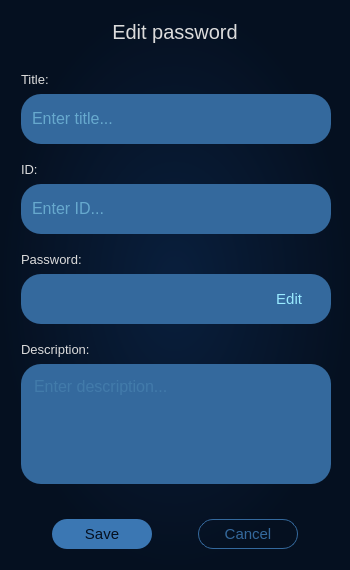
<?xml version="1.0" encoding="UTF-8"?>
<ui version="4.0">
 <class>EditPass</class>
 <widget class="QDialog" name="EditPass">
  <property name="geometry">
   <rect>
    <x>0</x>
    <y>0</y>
    <width>350</width>
    <height>570</height>
   </rect>
  </property>
  <property name="minimumSize">
   <size>
    <width>350</width>
    <height>570</height>
   </size>
  </property>
  <property name="maximumSize">
   <size>
    <width>350</width>
    <height>570</height>
   </size>
  </property>
  <property name="windowTitle">
   <string>Dialog</string>
  </property>
  <property name="styleSheet">
   <string notr="true">*{
	font-family: &quot;Segoe UI&quot;;
}

#EditPass{
	background-color: qradialgradient(spread:pad, cx:0.5, cy:0.5, radius:0.5, fx:0.5, fy:0.5, stop:0 rgba(9, 31, 61, 255), stop:1 rgba(5, 16, 32, 255));
}

#upperWidget QLabel{
	color: rgb(220, 220, 220);
	font-size: 15pt;
}

#mainWidget QFrame{
	background-color: rgb(52, 105, 157);
	border-radius: 20px;
}

#mainWidget QLineEdit{
	background-color: rgb(52, 105, 157);
	color: rgb(153, 234, 255);
    border: no-border;
 }

#mainWidget QLineEdit[text=&quot;&quot;]{
	color: rgba(153, 234, 255, 60);
}

#mainWidget QTextEdit{
	color: rgba(153, 234, 255, 70);
}

#mainWidget QLabel{
	color: rgb(220, 220, 220);
	font-size: 10pt;
	background: none;
}

#saveButton {
	border-radius: 15px;
	background-color: rgb(59, 119, 179);
	color: rgb(5, 16, 32);
}

#saveButton:hover {
	background-color: rgb(70, 143, 212);
}

#saveButton:pressed{
	background-color: rgb(59, 119, 179);
}

#cancelButton {
	border-radius: 15px;
	border: 1px solid rgb(52, 105, 157);
	color: rgb(52, 105, 157);
}

#cancelButton:hover {
	border-color: rgb(70, 143, 212);
	color: rgb(70, 143, 212);
}

#cancelButton:pressed{
	border-color: rgb(52, 105, 157);
	color: rgb(52, 105, 157);
}</string>
  </property>
  <layout class="QVBoxLayout" name="verticalLayout">
   <item>
    <widget class="QWidget" name="upperWidget" native="true">
     <layout class="QHBoxLayout" name="horizontalLayout">
      <item>
       <spacer name="leftSpacer">
        <property name="orientation">
         <enum>Qt::Horizontal</enum>
        </property>
        <property name="sizeHint" stdset="0">
         <size>
          <width>86</width>
          <height>20</height>
         </size>
        </property>
       </spacer>
      </item>
      <item>
       <widget class="QLabel" name="titleLabel_2">
        <property name="font">
         <font>
          <family>Segoe UI</family>
          <pointsize>15</pointsize>
         </font>
        </property>
        <property name="text">
         <string>Edit password</string>
        </property>
        <property name="alignment">
         <set>Qt::AlignCenter</set>
        </property>
       </widget>
      </item>
      <item>
       <spacer name="rightSpacer">
        <property name="orientation">
         <enum>Qt::Horizontal</enum>
        </property>
        <property name="sizeHint" stdset="0">
         <size>
          <width>86</width>
          <height>20</height>
         </size>
        </property>
       </spacer>
      </item>
     </layout>
    </widget>
   </item>
   <item>
    <widget class="QWidget" name="mainWidget" native="true">
     <property name="sizePolicy">
      <sizepolicy hsizetype="Preferred" vsizetype="Expanding">
       <horstretch>0</horstretch>
       <verstretch>0</verstretch>
      </sizepolicy>
     </property>
     <widget class="QLabel" name="titleLabel">
      <property name="geometry">
       <rect>
        <x>10</x>
        <y>10</y>
        <width>100</width>
        <height>20</height>
       </rect>
      </property>
      <property name="sizePolicy">
       <sizepolicy hsizetype="Preferred" vsizetype="Preferred">
        <horstretch>0</horstretch>
        <verstretch>0</verstretch>
       </sizepolicy>
      </property>
      <property name="font">
       <font>
        <family>Segoe UI</family>
        <pointsize>10</pointsize>
       </font>
      </property>
      <property name="text">
       <string>Title:</string>
      </property>
     </widget>
     <widget class="QFrame" name="titleFrame">
      <property name="geometry">
       <rect>
        <x>10</x>
        <y>35</y>
        <width>310</width>
        <height>50</height>
       </rect>
      </property>
      <property name="minimumSize">
       <size>
        <width>0</width>
        <height>50</height>
       </size>
      </property>
      <property name="maximumSize">
       <size>
        <width>16777215</width>
        <height>50</height>
       </size>
      </property>
      <property name="styleSheet">
       <string notr="true"/>
      </property>
      <property name="frameShape">
       <enum>QFrame::StyledPanel</enum>
      </property>
      <property name="frameShadow">
       <enum>QFrame::Raised</enum>
      </property>
      <layout class="QVBoxLayout" name="verticalLayout_3">
       <item>
        <widget class="QLineEdit" name="titleLineEdit">
         <property name="minimumSize">
          <size>
           <width>200</width>
           <height>0</height>
          </size>
         </property>
         <property name="palette">
          <palette>
           <active>
            <colorrole role="WindowText">
             <brush brushstyle="SolidPattern">
              <color alpha="60">
               <red>153</red>
               <green>234</green>
               <blue>255</blue>
              </color>
             </brush>
            </colorrole>
            <colorrole role="Button">
             <brush brushstyle="SolidPattern">
              <color alpha="255">
               <red>52</red>
               <green>105</green>
               <blue>157</blue>
              </color>
             </brush>
            </colorrole>
            <colorrole role="Text">
             <brush brushstyle="SolidPattern">
              <color alpha="60">
               <red>153</red>
               <green>234</green>
               <blue>255</blue>
              </color>
             </brush>
            </colorrole>
            <colorrole role="ButtonText">
             <brush brushstyle="SolidPattern">
              <color alpha="60">
               <red>153</red>
               <green>234</green>
               <blue>255</blue>
              </color>
             </brush>
            </colorrole>
            <colorrole role="Base">
             <brush brushstyle="SolidPattern">
              <color alpha="255">
               <red>52</red>
               <green>105</green>
               <blue>157</blue>
              </color>
             </brush>
            </colorrole>
            <colorrole role="Window">
             <brush brushstyle="SolidPattern">
              <color alpha="255">
               <red>52</red>
               <green>105</green>
               <blue>157</blue>
              </color>
             </brush>
            </colorrole>
            <colorrole role="PlaceholderText">
             <brush brushstyle="SolidPattern">
              <color alpha="128">
               <red>153</red>
               <green>234</green>
               <blue>255</blue>
              </color>
             </brush>
            </colorrole>
           </active>
           <inactive>
            <colorrole role="WindowText">
             <brush brushstyle="SolidPattern">
              <color alpha="60">
               <red>153</red>
               <green>234</green>
               <blue>255</blue>
              </color>
             </brush>
            </colorrole>
            <colorrole role="Button">
             <brush brushstyle="SolidPattern">
              <color alpha="255">
               <red>52</red>
               <green>105</green>
               <blue>157</blue>
              </color>
             </brush>
            </colorrole>
            <colorrole role="Text">
             <brush brushstyle="SolidPattern">
              <color alpha="60">
               <red>153</red>
               <green>234</green>
               <blue>255</blue>
              </color>
             </brush>
            </colorrole>
            <colorrole role="ButtonText">
             <brush brushstyle="SolidPattern">
              <color alpha="60">
               <red>153</red>
               <green>234</green>
               <blue>255</blue>
              </color>
             </brush>
            </colorrole>
            <colorrole role="Base">
             <brush brushstyle="SolidPattern">
              <color alpha="255">
               <red>52</red>
               <green>105</green>
               <blue>157</blue>
              </color>
             </brush>
            </colorrole>
            <colorrole role="Window">
             <brush brushstyle="SolidPattern">
              <color alpha="255">
               <red>52</red>
               <green>105</green>
               <blue>157</blue>
              </color>
             </brush>
            </colorrole>
            <colorrole role="PlaceholderText">
             <brush brushstyle="SolidPattern">
              <color alpha="128">
               <red>153</red>
               <green>234</green>
               <blue>255</blue>
              </color>
             </brush>
            </colorrole>
           </inactive>
           <disabled>
            <colorrole role="WindowText">
             <brush brushstyle="SolidPattern">
              <color alpha="60">
               <red>153</red>
               <green>234</green>
               <blue>255</blue>
              </color>
             </brush>
            </colorrole>
            <colorrole role="Button">
             <brush brushstyle="SolidPattern">
              <color alpha="255">
               <red>52</red>
               <green>105</green>
               <blue>157</blue>
              </color>
             </brush>
            </colorrole>
            <colorrole role="Text">
             <brush brushstyle="SolidPattern">
              <color alpha="60">
               <red>153</red>
               <green>234</green>
               <blue>255</blue>
              </color>
             </brush>
            </colorrole>
            <colorrole role="ButtonText">
             <brush brushstyle="SolidPattern">
              <color alpha="60">
               <red>153</red>
               <green>234</green>
               <blue>255</blue>
              </color>
             </brush>
            </colorrole>
            <colorrole role="Base">
             <brush brushstyle="SolidPattern">
              <color alpha="255">
               <red>52</red>
               <green>105</green>
               <blue>157</blue>
              </color>
             </brush>
            </colorrole>
            <colorrole role="Window">
             <brush brushstyle="SolidPattern">
              <color alpha="255">
               <red>52</red>
               <green>105</green>
               <blue>157</blue>
              </color>
             </brush>
            </colorrole>
            <colorrole role="PlaceholderText">
             <brush brushstyle="SolidPattern">
              <color alpha="128">
               <red>153</red>
               <green>234</green>
               <blue>255</blue>
              </color>
             </brush>
            </colorrole>
           </disabled>
          </palette>
         </property>
         <property name="font">
          <font>
           <family>Segoe UI</family>
           <pointsize>12</pointsize>
          </font>
         </property>
         <property name="styleSheet">
          <string notr="true"/>
         </property>
         <property name="echoMode">
          <enum>QLineEdit::Normal</enum>
         </property>
         <property name="placeholderText">
          <string>Enter title...</string>
         </property>
        </widget>
       </item>
      </layout>
     </widget>
     <widget class="QLabel" name="idLabel">
      <property name="geometry">
       <rect>
        <x>10</x>
        <y>100</y>
        <width>100</width>
        <height>20</height>
       </rect>
      </property>
      <property name="sizePolicy">
       <sizepolicy hsizetype="Preferred" vsizetype="Preferred">
        <horstretch>0</horstretch>
        <verstretch>0</verstretch>
       </sizepolicy>
      </property>
      <property name="font">
       <font>
        <family>Segoe UI</family>
        <pointsize>10</pointsize>
       </font>
      </property>
      <property name="text">
       <string>ID:</string>
      </property>
     </widget>
     <widget class="QFrame" name="idFrame">
      <property name="geometry">
       <rect>
        <x>10</x>
        <y>125</y>
        <width>310</width>
        <height>50</height>
       </rect>
      </property>
      <property name="minimumSize">
       <size>
        <width>0</width>
        <height>50</height>
       </size>
      </property>
      <property name="maximumSize">
       <size>
        <width>16777215</width>
        <height>50</height>
       </size>
      </property>
      <property name="styleSheet">
       <string notr="true"/>
      </property>
      <property name="frameShape">
       <enum>QFrame::StyledPanel</enum>
      </property>
      <property name="frameShadow">
       <enum>QFrame::Raised</enum>
      </property>
      <layout class="QVBoxLayout" name="verticalLayout_4">
       <item>
        <widget class="QLineEdit" name="idLineEdit">
         <property name="minimumSize">
          <size>
           <width>200</width>
           <height>0</height>
          </size>
         </property>
         <property name="palette">
          <palette>
           <active>
            <colorrole role="WindowText">
             <brush brushstyle="SolidPattern">
              <color alpha="60">
               <red>153</red>
               <green>234</green>
               <blue>255</blue>
              </color>
             </brush>
            </colorrole>
            <colorrole role="Button">
             <brush brushstyle="SolidPattern">
              <color alpha="255">
               <red>52</red>
               <green>105</green>
               <blue>157</blue>
              </color>
             </brush>
            </colorrole>
            <colorrole role="Text">
             <brush brushstyle="SolidPattern">
              <color alpha="60">
               <red>153</red>
               <green>234</green>
               <blue>255</blue>
              </color>
             </brush>
            </colorrole>
            <colorrole role="ButtonText">
             <brush brushstyle="SolidPattern">
              <color alpha="60">
               <red>153</red>
               <green>234</green>
               <blue>255</blue>
              </color>
             </brush>
            </colorrole>
            <colorrole role="Base">
             <brush brushstyle="SolidPattern">
              <color alpha="255">
               <red>52</red>
               <green>105</green>
               <blue>157</blue>
              </color>
             </brush>
            </colorrole>
            <colorrole role="Window">
             <brush brushstyle="SolidPattern">
              <color alpha="255">
               <red>52</red>
               <green>105</green>
               <blue>157</blue>
              </color>
             </brush>
            </colorrole>
            <colorrole role="PlaceholderText">
             <brush brushstyle="SolidPattern">
              <color alpha="128">
               <red>153</red>
               <green>234</green>
               <blue>255</blue>
              </color>
             </brush>
            </colorrole>
           </active>
           <inactive>
            <colorrole role="WindowText">
             <brush brushstyle="SolidPattern">
              <color alpha="60">
               <red>153</red>
               <green>234</green>
               <blue>255</blue>
              </color>
             </brush>
            </colorrole>
            <colorrole role="Button">
             <brush brushstyle="SolidPattern">
              <color alpha="255">
               <red>52</red>
               <green>105</green>
               <blue>157</blue>
              </color>
             </brush>
            </colorrole>
            <colorrole role="Text">
             <brush brushstyle="SolidPattern">
              <color alpha="60">
               <red>153</red>
               <green>234</green>
               <blue>255</blue>
              </color>
             </brush>
            </colorrole>
            <colorrole role="ButtonText">
             <brush brushstyle="SolidPattern">
              <color alpha="60">
               <red>153</red>
               <green>234</green>
               <blue>255</blue>
              </color>
             </brush>
            </colorrole>
            <colorrole role="Base">
             <brush brushstyle="SolidPattern">
              <color alpha="255">
               <red>52</red>
               <green>105</green>
               <blue>157</blue>
              </color>
             </brush>
            </colorrole>
            <colorrole role="Window">
             <brush brushstyle="SolidPattern">
              <color alpha="255">
               <red>52</red>
               <green>105</green>
               <blue>157</blue>
              </color>
             </brush>
            </colorrole>
            <colorrole role="PlaceholderText">
             <brush brushstyle="SolidPattern">
              <color alpha="128">
               <red>153</red>
               <green>234</green>
               <blue>255</blue>
              </color>
             </brush>
            </colorrole>
           </inactive>
           <disabled>
            <colorrole role="WindowText">
             <brush brushstyle="SolidPattern">
              <color alpha="60">
               <red>153</red>
               <green>234</green>
               <blue>255</blue>
              </color>
             </brush>
            </colorrole>
            <colorrole role="Button">
             <brush brushstyle="SolidPattern">
              <color alpha="255">
               <red>52</red>
               <green>105</green>
               <blue>157</blue>
              </color>
             </brush>
            </colorrole>
            <colorrole role="Text">
             <brush brushstyle="SolidPattern">
              <color alpha="60">
               <red>153</red>
               <green>234</green>
               <blue>255</blue>
              </color>
             </brush>
            </colorrole>
            <colorrole role="ButtonText">
             <brush brushstyle="SolidPattern">
              <color alpha="60">
               <red>153</red>
               <green>234</green>
               <blue>255</blue>
              </color>
             </brush>
            </colorrole>
            <colorrole role="Base">
             <brush brushstyle="SolidPattern">
              <color alpha="255">
               <red>52</red>
               <green>105</green>
               <blue>157</blue>
              </color>
             </brush>
            </colorrole>
            <colorrole role="Window">
             <brush brushstyle="SolidPattern">
              <color alpha="255">
               <red>52</red>
               <green>105</green>
               <blue>157</blue>
              </color>
             </brush>
            </colorrole>
            <colorrole role="PlaceholderText">
             <brush brushstyle="SolidPattern">
              <color alpha="128">
               <red>153</red>
               <green>234</green>
               <blue>255</blue>
              </color>
             </brush>
            </colorrole>
           </disabled>
          </palette>
         </property>
         <property name="font">
          <font>
           <family>Segoe UI</family>
           <pointsize>12</pointsize>
          </font>
         </property>
         <property name="styleSheet">
          <string notr="true"/>
         </property>
         <property name="echoMode">
          <enum>QLineEdit::Normal</enum>
         </property>
         <property name="placeholderText">
          <string>Enter ID...</string>
         </property>
        </widget>
       </item>
      </layout>
     </widget>
     <widget class="QLabel" name="descriptionLabel">
      <property name="geometry">
       <rect>
        <x>10</x>
        <y>280</y>
        <width>100</width>
        <height>20</height>
       </rect>
      </property>
      <property name="sizePolicy">
       <sizepolicy hsizetype="Preferred" vsizetype="Preferred">
        <horstretch>0</horstretch>
        <verstretch>0</verstretch>
       </sizepolicy>
      </property>
      <property name="font">
       <font>
        <family>Segoe UI</family>
        <pointsize>10</pointsize>
       </font>
      </property>
      <property name="text">
       <string>Description:</string>
      </property>
     </widget>
     <widget class="QLabel" name="passwordLabel">
      <property name="geometry">
       <rect>
        <x>10</x>
        <y>190</y>
        <width>100</width>
        <height>20</height>
       </rect>
      </property>
      <property name="sizePolicy">
       <sizepolicy hsizetype="Preferred" vsizetype="Preferred">
        <horstretch>0</horstretch>
        <verstretch>0</verstretch>
       </sizepolicy>
      </property>
      <property name="font">
       <font>
        <family>Segoe UI</family>
        <pointsize>10</pointsize>
       </font>
      </property>
      <property name="text">
       <string>Password:</string>
      </property>
     </widget>
     <widget class="QFrame" name="passwordFrame">
      <property name="geometry">
       <rect>
        <x>10</x>
        <y>215</y>
        <width>310</width>
        <height>50</height>
       </rect>
      </property>
      <property name="styleSheet">
       <string notr="true"/>
      </property>
      <property name="frameShape">
       <enum>QFrame::StyledPanel</enum>
      </property>
      <property name="frameShadow">
       <enum>QFrame::Raised</enum>
      </property>
      <layout class="QHBoxLayout" name="horizontalLayout_2">
       <item>
        <widget class="QLineEdit" name="passwordLineEdit">
         <property name="enabled">
          <bool>false</bool>
         </property>
         <property name="minimumSize">
          <size>
           <width>200</width>
           <height>0</height>
          </size>
         </property>
         <property name="palette">
          <palette>
           <active>
            <colorrole role="WindowText">
             <brush brushstyle="SolidPattern">
              <color alpha="60">
               <red>153</red>
               <green>234</green>
               <blue>255</blue>
              </color>
             </brush>
            </colorrole>
            <colorrole role="Button">
             <brush brushstyle="SolidPattern">
              <color alpha="255">
               <red>52</red>
               <green>105</green>
               <blue>157</blue>
              </color>
             </brush>
            </colorrole>
            <colorrole role="Text">
             <brush brushstyle="SolidPattern">
              <color alpha="60">
               <red>153</red>
               <green>234</green>
               <blue>255</blue>
              </color>
             </brush>
            </colorrole>
            <colorrole role="ButtonText">
             <brush brushstyle="SolidPattern">
              <color alpha="60">
               <red>153</red>
               <green>234</green>
               <blue>255</blue>
              </color>
             </brush>
            </colorrole>
            <colorrole role="Base">
             <brush brushstyle="SolidPattern">
              <color alpha="255">
               <red>52</red>
               <green>105</green>
               <blue>157</blue>
              </color>
             </brush>
            </colorrole>
            <colorrole role="Window">
             <brush brushstyle="SolidPattern">
              <color alpha="255">
               <red>52</red>
               <green>105</green>
               <blue>157</blue>
              </color>
             </brush>
            </colorrole>
            <colorrole role="PlaceholderText">
             <brush brushstyle="SolidPattern">
              <color alpha="128">
               <red>153</red>
               <green>234</green>
               <blue>255</blue>
              </color>
             </brush>
            </colorrole>
           </active>
           <inactive>
            <colorrole role="WindowText">
             <brush brushstyle="SolidPattern">
              <color alpha="60">
               <red>153</red>
               <green>234</green>
               <blue>255</blue>
              </color>
             </brush>
            </colorrole>
            <colorrole role="Button">
             <brush brushstyle="SolidPattern">
              <color alpha="255">
               <red>52</red>
               <green>105</green>
               <blue>157</blue>
              </color>
             </brush>
            </colorrole>
            <colorrole role="Text">
             <brush brushstyle="SolidPattern">
              <color alpha="60">
               <red>153</red>
               <green>234</green>
               <blue>255</blue>
              </color>
             </brush>
            </colorrole>
            <colorrole role="ButtonText">
             <brush brushstyle="SolidPattern">
              <color alpha="60">
               <red>153</red>
               <green>234</green>
               <blue>255</blue>
              </color>
             </brush>
            </colorrole>
            <colorrole role="Base">
             <brush brushstyle="SolidPattern">
              <color alpha="255">
               <red>52</red>
               <green>105</green>
               <blue>157</blue>
              </color>
             </brush>
            </colorrole>
            <colorrole role="Window">
             <brush brushstyle="SolidPattern">
              <color alpha="255">
               <red>52</red>
               <green>105</green>
               <blue>157</blue>
              </color>
             </brush>
            </colorrole>
            <colorrole role="PlaceholderText">
             <brush brushstyle="SolidPattern">
              <color alpha="128">
               <red>153</red>
               <green>234</green>
               <blue>255</blue>
              </color>
             </brush>
            </colorrole>
           </inactive>
           <disabled>
            <colorrole role="WindowText">
             <brush brushstyle="SolidPattern">
              <color alpha="60">
               <red>153</red>
               <green>234</green>
               <blue>255</blue>
              </color>
             </brush>
            </colorrole>
            <colorrole role="Button">
             <brush brushstyle="SolidPattern">
              <color alpha="255">
               <red>52</red>
               <green>105</green>
               <blue>157</blue>
              </color>
             </brush>
            </colorrole>
            <colorrole role="Text">
             <brush brushstyle="SolidPattern">
              <color alpha="60">
               <red>153</red>
               <green>234</green>
               <blue>255</blue>
              </color>
             </brush>
            </colorrole>
            <colorrole role="ButtonText">
             <brush brushstyle="SolidPattern">
              <color alpha="60">
               <red>153</red>
               <green>234</green>
               <blue>255</blue>
              </color>
             </brush>
            </colorrole>
            <colorrole role="Base">
             <brush brushstyle="SolidPattern">
              <color alpha="255">
               <red>52</red>
               <green>105</green>
               <blue>157</blue>
              </color>
             </brush>
            </colorrole>
            <colorrole role="Window">
             <brush brushstyle="SolidPattern">
              <color alpha="255">
               <red>52</red>
               <green>105</green>
               <blue>157</blue>
              </color>
             </brush>
            </colorrole>
            <colorrole role="PlaceholderText">
             <brush brushstyle="SolidPattern">
              <color alpha="128">
               <red>153</red>
               <green>234</green>
               <blue>255</blue>
              </color>
             </brush>
            </colorrole>
           </disabled>
          </palette>
         </property>
         <property name="font">
          <font>
           <family>Segoe UI</family>
           <pointsize>12</pointsize>
          </font>
         </property>
         <property name="styleSheet">
          <string notr="true"/>
         </property>
         <property name="text">
          <string/>
         </property>
         <property name="echoMode">
          <enum>QLineEdit::Password</enum>
         </property>
         <property name="placeholderText">
          <string/>
         </property>
        </widget>
       </item>
       <item>
        <widget class="QPushButton" name="editButton">
         <property name="minimumSize">
          <size>
           <width>70</width>
           <height>30</height>
          </size>
         </property>
         <property name="font">
          <font>
           <family>Segoe UI</family>
           <pointsize>11</pointsize>
          </font>
         </property>
         <property name="cursor">
          <cursorShape>ArrowCursor</cursorShape>
         </property>
         <property name="styleSheet">
          <string notr="true">QPushButton {
	border-radius: 15px;
    background-color: #34699D;
	color: #99EAFF;
	font-family: Segoe UI;
}

QPushButton:hover {
    background-color: #3B77B3;
}

QPushButton:pressed{
	background-color: #34699D;
}</string>
         </property>
         <property name="text">
          <string> Edit</string>
         </property>
         <property name="icon">
          <iconset resource="resources.qrc">
           <normaloff>:/icons/icons/edit-2 (1).svg</normaloff>:/icons/icons/edit-2 (1).svg</iconset>
         </property>
         <property name="iconSize">
          <size>
           <width>14</width>
           <height>14</height>
          </size>
         </property>
        </widget>
       </item>
      </layout>
     </widget>
     <widget class="QFrame" name="descriptionFrame">
      <property name="geometry">
       <rect>
        <x>10</x>
        <y>305</y>
        <width>310</width>
        <height>120</height>
       </rect>
      </property>
      <property name="sizePolicy">
       <sizepolicy hsizetype="Preferred" vsizetype="Expanding">
        <horstretch>0</horstretch>
        <verstretch>0</verstretch>
       </sizepolicy>
      </property>
      <property name="styleSheet">
       <string notr="true"/>
      </property>
      <property name="frameShape">
       <enum>QFrame::StyledPanel</enum>
      </property>
      <property name="frameShadow">
       <enum>QFrame::Raised</enum>
      </property>
      <layout class="QVBoxLayout" name="verticalLayout_2">
       <item>
        <widget class="QTextEdit" name="descriptionTextEdit">
         <property name="sizePolicy">
          <sizepolicy hsizetype="Expanding" vsizetype="Expanding">
           <horstretch>0</horstretch>
           <verstretch>0</verstretch>
          </sizepolicy>
         </property>
         <property name="font">
          <font>
           <family>Segoe UI</family>
           <pointsize>12</pointsize>
          </font>
         </property>
         <property name="styleSheet">
          <string notr="true"/>
         </property>
         <property name="verticalScrollBarPolicy">
          <enum>Qt::ScrollBarAlwaysOff</enum>
         </property>
         <property name="horizontalScrollBarPolicy">
          <enum>Qt::ScrollBarAlwaysOff</enum>
         </property>
         <property name="sizeAdjustPolicy">
          <enum>QAbstractScrollArea::AdjustToContents</enum>
         </property>
         <property name="placeholderText">
          <string>Enter description...</string>
         </property>
        </widget>
       </item>
      </layout>
     </widget>
    </widget>
   </item>
   <item>
    <widget class="QWidget" name="lowerWidget" native="true">
     <layout class="QHBoxLayout" name="horizontalLayout_3">
      <property name="spacing">
       <number>6</number>
      </property>
      <property name="leftMargin">
       <number>0</number>
      </property>
      <property name="topMargin">
       <number>7</number>
      </property>
      <property name="rightMargin">
       <number>0</number>
      </property>
      <property name="bottomMargin">
       <number>10</number>
      </property>
      <item>
       <spacer name="leftSpacer_2">
        <property name="orientation">
         <enum>Qt::Horizontal</enum>
        </property>
        <property name="sizeHint" stdset="0">
         <size>
          <width>40</width>
          <height>20</height>
         </size>
        </property>
       </spacer>
      </item>
      <item>
       <widget class="QPushButton" name="saveButton">
        <property name="minimumSize">
         <size>
          <width>100</width>
          <height>30</height>
         </size>
        </property>
        <property name="maximumSize">
         <size>
          <width>100</width>
          <height>30</height>
         </size>
        </property>
        <property name="font">
         <font>
          <family>Segoe UI</family>
          <pointsize>11</pointsize>
         </font>
        </property>
        <property name="cursor">
         <cursorShape>ArrowCursor</cursorShape>
        </property>
        <property name="styleSheet">
         <string notr="true"/>
        </property>
        <property name="text">
         <string>Save</string>
        </property>
        <property name="iconSize">
         <size>
          <width>14</width>
          <height>14</height>
         </size>
        </property>
       </widget>
      </item>
      <item>
       <spacer name="middleSpacer">
        <property name="orientation">
         <enum>Qt::Horizontal</enum>
        </property>
        <property name="sizeHint" stdset="0">
         <size>
          <width>40</width>
          <height>20</height>
         </size>
        </property>
       </spacer>
      </item>
      <item>
       <widget class="QPushButton" name="cancelButton">
        <property name="minimumSize">
         <size>
          <width>100</width>
          <height>30</height>
         </size>
        </property>
        <property name="maximumSize">
         <size>
          <width>100</width>
          <height>30</height>
         </size>
        </property>
        <property name="font">
         <font>
          <family>Segoe UI</family>
          <pointsize>11</pointsize>
         </font>
        </property>
        <property name="cursor">
         <cursorShape>ArrowCursor</cursorShape>
        </property>
        <property name="styleSheet">
         <string notr="true"/>
        </property>
        <property name="text">
         <string>Cancel</string>
        </property>
        <property name="iconSize">
         <size>
          <width>14</width>
          <height>14</height>
         </size>
        </property>
       </widget>
      </item>
      <item>
       <spacer name="rightSpacer_2">
        <property name="orientation">
         <enum>Qt::Horizontal</enum>
        </property>
        <property name="sizeHint" stdset="0">
         <size>
          <width>40</width>
          <height>20</height>
         </size>
        </property>
       </spacer>
      </item>
     </layout>
    </widget>
   </item>
  </layout>
 </widget>
 <resources>
  <include location="resources.qrc"/>
 </resources>
 <connections/>
</ui>
